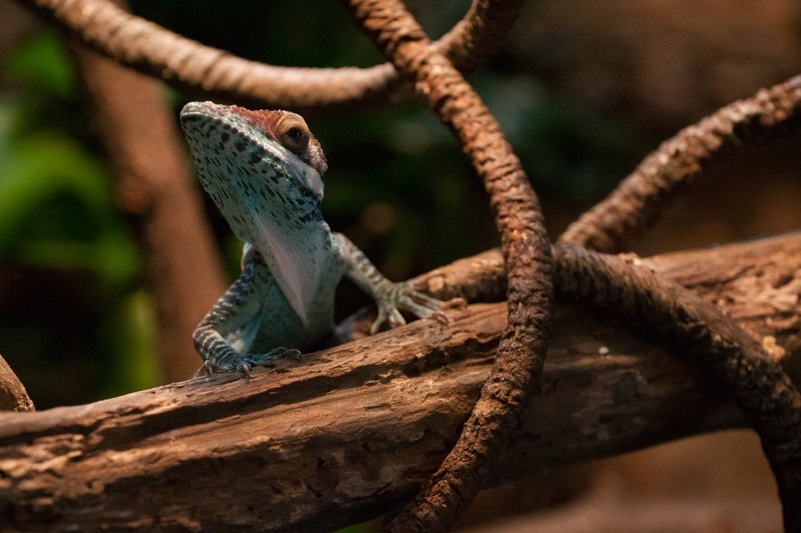
#> input picture fotos/foto1.jpg, 801 x 533 px, shrunk from 1504 x 1001 before the run
$ python Filtros.py
#> lines starting #> are read from the running program, lines starting #| are printed output that depends on the picture
import cv2
import numpy as np
import matplotlib.pyplot as plt

''' Enfatizar borde '''

# Cargar imagen
src_image = cv2.imread("./fotos/foto1.jpg")
#> src_image is the input picture: shape (533, 801, 3); mean B, G, R 31, 50.7, 69.6
# Definir el kernel 3x3
kernel_enfatizar = np.array([
  [0, -1, 0],
  [-1, 5, -1],
  [0, -1, 0]
])

resulting_image_enfatizar = cv2.filter2D(src_image, -1, kernel_enfatizar)

# Mostrar las imágenes
cv2.imshow("Original", src_image)
cv2.imshow("Enfatizar borde", resulting_image_enfatizar)
cv2.imwrite("Filter2d Sharpened Image.jpg", resulting_image_enfatizar)


''' Detector de bordes '''

# Cargar imagen
src_image_bordes = cv2.imread("./fotos/foto1.jpg")
# Definir el kernel 3x3
kernel_bordes = np.array([
  [-1, -1, -1],
  [-1, 8, -1],
  [-1, -1, -1]
])

resulting_image_bordes = cv2.filter2D(src_image_bordes, -1, kernel_bordes)

# Mostrar la imagen filtrada
cv2.imshow("Detector de bordes", resulting_image_bordes)
cv2.imwrite("Filter2d Outline Image.jpg", resulting_image_bordes)


''' Añadir relieve '''

# Cargar imagen
src_image = cv2.imread("./fotos/foto1.jpg")
# Definir el kernel 3x3
kernel_relieve = np.array([
  [-2, -1, 0],
  [-1, 1, 1],
  [0, 1, 2]
])

resulting_image_relieve = cv2.filter2D(src_image, -1, kernel_relieve)

# Mostrar la imagen filtrada
cv2.imshow("Añadir relieve", resulting_image_relieve)
cv2.imwrite("Filter2d Emboss Image.jpg", resulting_image_relieve)


# Esperar brevemente en un bucle para continuar el código
while True:
    # Esperar 1 milisegundo entre cada verificación de ventanas
    if cv2.waitKey(1) & 0xFF == ord('q'):  # Puedes presionar 'q' para salir del bucle
#> (key q is pressed here)
        break
    if cv2.getWindowProperty("Original", cv2.WND_PROP_VISIBLE) < 1:
        break
    if cv2.getWindowProperty("Enfatizar borde", cv2.WND_PROP_VISIBLE) < 1:
        break
    if cv2.getWindowProperty("Detector de bordes", cv2.WND_PROP_VISIBLE) < 1:
        break
    if cv2.getWindowProperty("Añadir relieve", cv2.WND_PROP_VISIBLE) < 1:
        break

cv2.destroyAllWindows()


''' Filtros para Suavizar Imágenes '''

img_bgr = cv2.imread('./fotos/foto4_1.jpg')
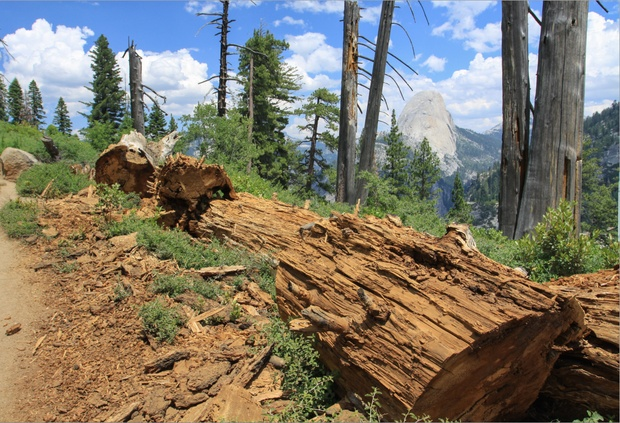
#> input picture fotos/foto4_1.jpg, 620 x 423 px, shrunk from 1163 x 794 before the run
#> img_bgr is the input picture: shape (423, 620, 3); mean B, G, R 103.9, 119.5, 126.5
img = cv2.cvtColor(img_bgr, cv2.COLOR_BGR2RGB)

# Promediado

blur = cv2.blur(img,(5,5))
plt.figure(figsize=[23,10])
plt.subplot(121),plt.imshow(img),plt.title('Original')
plt.xticks([]), plt.yticks([])
plt.subplot(122),plt.imshow(blur),plt.title('Borrosa')
plt.xticks([]), plt.yticks([])
plt.show()

# DEsenfoque Gaussiano

blur = cv2.GaussianBlur(img,(5,5),0)
plt.figure(figsize=[23,10])
plt.subplot(121),plt.imshow(img),plt.title('Original')
plt.xticks([]), plt.yticks([])
plt.subplot(122),plt.imshow(blur),plt.title('Desenfoque gaussiano')
plt.xticks([]), plt.yticks([])

# Filtro Mediana

# genera imagen ruido
row,col,ch= img.shape
#> row = 423; col = 620; ch = 3
mean = 0
var = .015
sigma = var**0.5
gauss1 = np.random.normal(mean,sigma,(row,col)) #vamos a copiar mismo ruido en los 3 canales de color
gauss2 = gauss1.reshape(row,col)
gauss = np.repeat(gauss2[:, :, np.newaxis], 3, axis=2)


#convierte imagen a valores normalizados -0.5,0.5
img_1=(img-128)/255

noisy1 = img_1 + gauss
noisy2 = noisy1 *255+ 128
noisy3 = noisy2.astype(np.uint8)
noisy = np.clip(noisy3,0,255)

median = cv2.medianBlur(noisy,5)

plt.figure(figsize=[23,10])
plt.subplot(121),plt.imshow(noisy),plt.title('Original')
plt.xticks([]), plt.yticks([])
plt.subplot(122),plt.imshow(median),plt.title('Median filter')
plt.xticks([]), plt.yticks([])

# Filtro Bilateral

img=cv2.imread("./fotos/foto6_1.jpg")
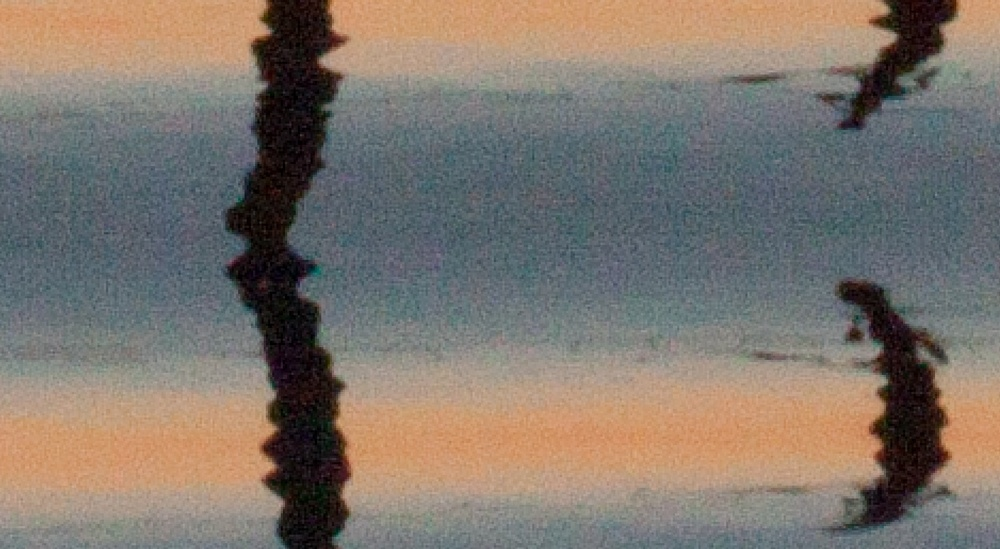
#> input picture fotos/foto6_1.jpg, 1000 x 549 px, shrunk from 1877 x 1031 before the run
#> img is the input picture: shape (549, 1000, 3); mean B, G, R 109.3, 117.9, 127.1
blur = cv2.bilateralFilter(img,79,27,27)
#> blur: shape (549, 1000, 3)
plt.figure(figsize=[23,10])
plt.subplot(121),plt.imshow(img),plt.title('Original')
plt.xticks([]), plt.yticks([])
plt.subplot(122),plt.imshow(blur),plt.title('Median filter')
plt.xticks([]), plt.yticks([])

# Detector bordes

import cv2 as cv

img = cv.imread('./fotos/foto6_3.jpg',0)
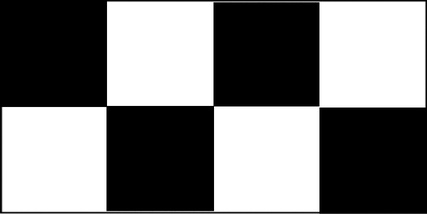
#> input picture fotos/foto6_3.jpg, 427 x 214 px, shrunk from 802 x 402 before the run
#> img is the input picture: shape (214, 427); min 0, max 255, mean 125
# Output dtype = cv.CV_8U
sobelx8u = cv.Sobel(img,cv.CV_8U,1,0,ksize=5)
# Output dtype = cv.CV_64F. Then take its absolute and convert to cv.CV_8U
sobelx64f = cv.Sobel(img,cv.CV_64F,1,0,ksize=5)
abs_sobel64f = np.absolute(sobelx64f)
sobel_8u = np.uint8(abs_sobel64f)
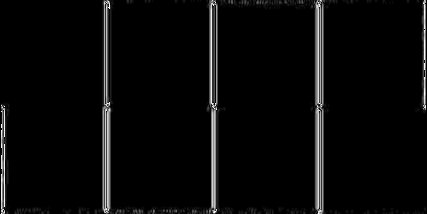
#> sobel_8u: shape (214, 427); min 0, max 255, mean 8.7
plt.figure(figsize=[20,20])
plt.subplot(1,3,1),plt.imshow(img,cmap = 'gray')
plt.title('Original'), plt.xticks([]), plt.yticks([])
plt.subplot(1,3,2),plt.imshow(sobelx8u,cmap = 'gray')
plt.title('Sobel CV_8U'), plt.xticks([]), plt.yticks([])
plt.subplot(1,3,3),plt.imshow(sobel_8u,cmap = 'gray')
plt.title('Sobel abs(CV_64F)'), plt.xticks([]), plt.yticks([])
plt.show()
#> figure, not shown here; B, G, R data is drawn as R, G, B

# Detector Sobel vertical

img = cv.imread("./fotos/foto6_2.png",0)
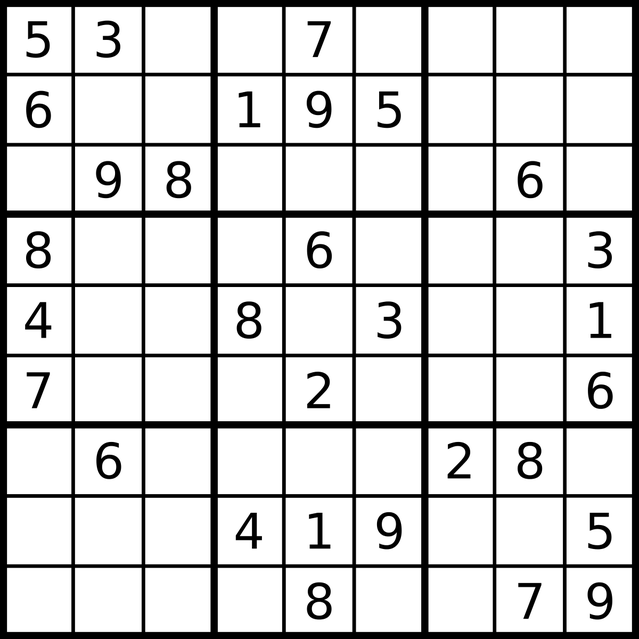
#> input picture fotos/foto6_2.png, 639 x 639 px, shrunk from 1200 x 1200 before the run
#> img is the input picture: shape (639, 639); min 0, max 255, mean 209.7
laplacian = cv.Laplacian(img,cv.CV_64F)
sobelx = cv.Sobel(img,cv.CV_64F,1,0,ksize=5)
sobely = cv.Sobel(img,cv.CV_64F,0,1,ksize=5)
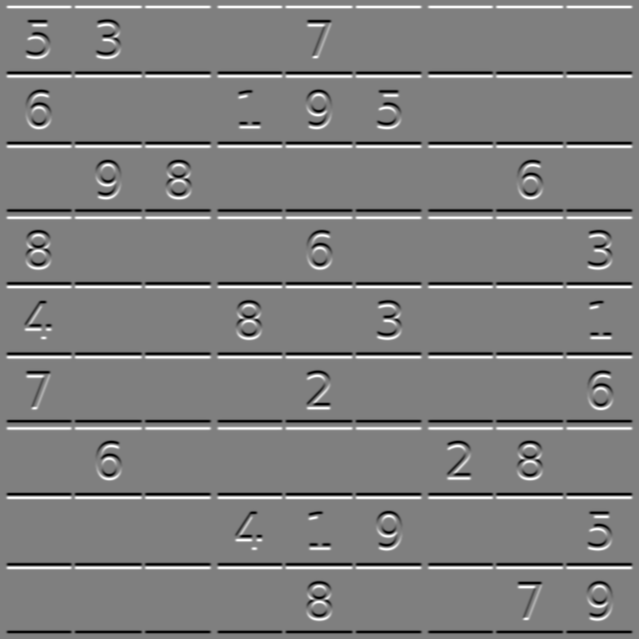
#> sobely: shape (639, 639) float64; min -12224, max 12224, mean 0; drawn with min black and max white
plt.figure(figsize=[20,20])
plt.subplot(2,2,1),plt.imshow(img,cmap = 'gray')
plt.title('Original'), plt.xticks([]), plt.yticks([])
plt.subplot(2,2,2),plt.imshow(laplacian,cmap = 'gray')
plt.title('Laplacian'), plt.xticks([]), plt.yticks([])
plt.subplot(2,2,3),plt.imshow(abs(sobelx),cmap = 'gray')  #observa el efecto de plotear el valor absoluto; ojo con el tipo de dato, entero, decimal, etc
plt.title('Sobel X'), plt.xticks([]), plt.yticks([])
plt.subplot(2,2,4),plt.imshow(sobely,cmap = 'gray')
plt.title('Sobel Y'), plt.xticks([]), plt.yticks([])
plt.show()
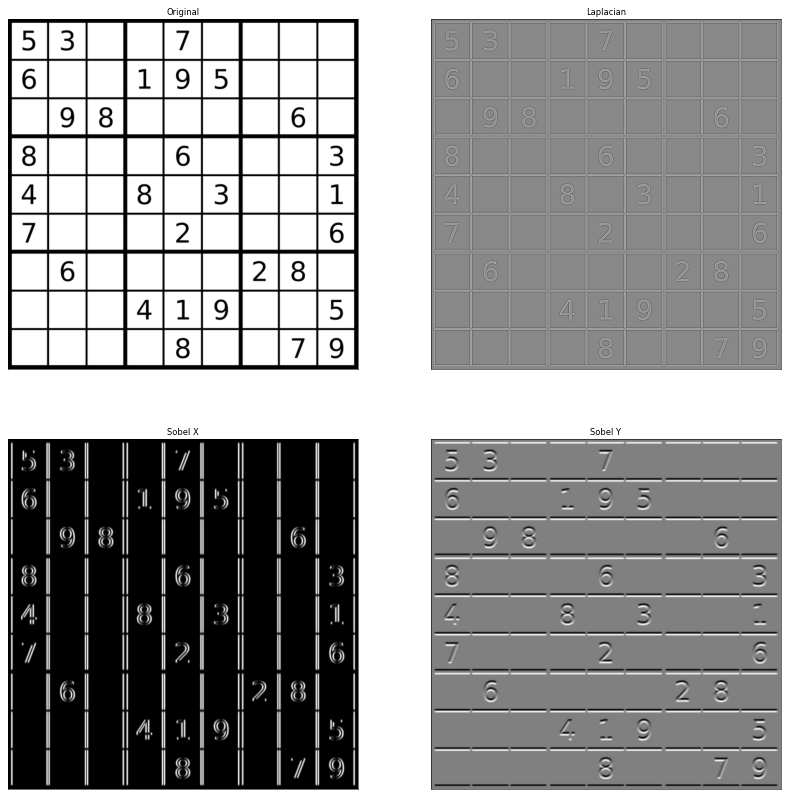
#> figure drawn by matplotlib, 4 panels
